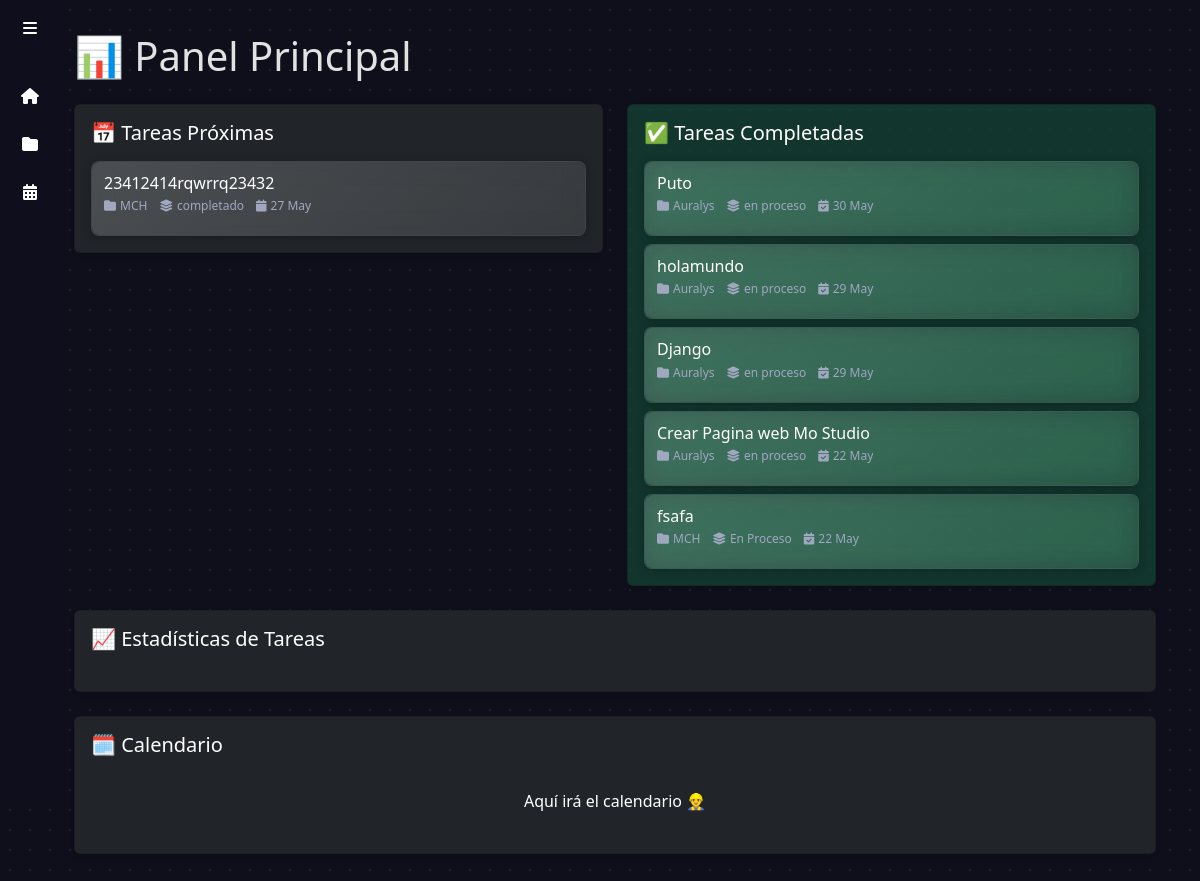
Page / (signed in) on the earlier database version.
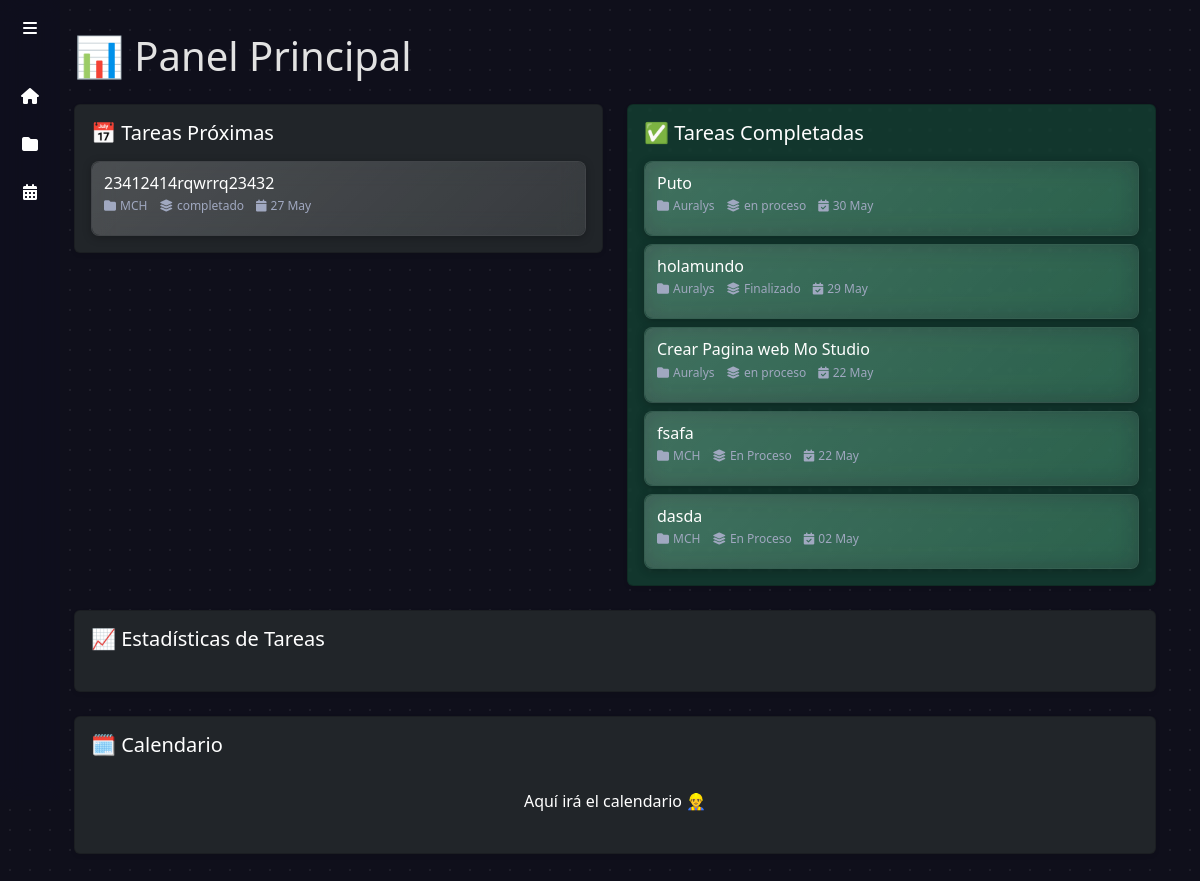
Same page on the later database version.
### tarea/models.py (models this page shows, shortened)
class Tarea(models.Model):
    PRIORIDADES = [
        ('baja', 'Baja'),
        ('media', 'Media'),
        ('alta', 'Alta'),
    ]
    visible_para_todos = models.BooleanField(default=False)
    titulo = models.CharField(max_length=255)
    descripcion = models.TextField()
    prioridad = models.CharField(max_length=10, choices=PRIORIDADES)
    fecha_creacion = models.DateTimeField(auto_now_add=True)
    fecha_vencimiento = models.DateField(null=True, blank=True)
    completada = models.BooleanField(default=False)
    columna = models.ForeignKey('Columna', on_delete=models.CASCADE, related_name='tareas')
    proyecto = models.ForeignKey(Proyecto, on_delete=models.CASCADE, related_name='tareas')
    asignado_a = models.ManyToManyField(User, related_name='tareas_asignadas')
    modificado_por = models.ForeignKey(User, on_delete=models.SET_NULL, null=True, related_name='tareas_modificadas')

class Columna(models.Model):
    nombre = models.CharField(max_length=100)
    color = models.CharField(max_length=7)
    proyecto = models.ForeignKey(Proyecto, on_delete=models.CASCADE, related_name='columnas')

### proyecto/models.py (models this page shows, shortened)
class Proyecto(models.Model):
    nombre = models.CharField(max_length=255)
    descripcion = models.TextField()
    usuarios_asignados = models.ManyToManyField(User, related_name='proyectos')

### proyecto/views.py (the view)
# urls.py: path('', inicio, name='inicio'),
@login_required
def inicio(request):
    hoy = timezone.now().date()
    tareas_proximas = Tarea.objects.filter(
        fecha_vencimiento__gte=hoy,
        fecha_vencimiento__lte=hoy + timedelta(days=7),
        completada=False
    ).filter(
        asignado_a=request.user
    ) | Tarea.objects.filter(
        visible_para_todos=True,
        completada=False
    )
    tareas_completadas = Tarea.objects.filter(
        completada=True
    ).order_by('-fecha_vencimiento')[:5]
    return render(request, 'inicio.html', {
        'tareas_proximas': tareas_proximas.distinct(),
        'tareas_completadas': tareas_completadas,
    })

### templates/inicio.html (shortened to what this page needs)
{% extends 'base.html' %}
{% block content %}
<div class="d-flex">
  <div class="flex-grow-1">
    <h1 class="mb-4">📊 Panel Principal</h1>
    <div class="row g-4">
      <div class="col-lg-6">
        <div class="card bg-dark text-white shadow-sm">
          <div class="card-body">
            <h5 class="card-title">📅 Tareas Próximas</h5>
            <div class="d-flex flex-column gap-2 mt-3">
              {% for tarea in tareas_proximas %}
              <div class="tarjeta">
                <h6 class="mb-1">{{ tarea.titulo }}</h6>
                <div class="tarjeta-meta">
                  <div class="tarjeta-meta-item" title="Proyecto">
                    <i class="fa-solid fa-folder"></i>
                    {{ tarea.proyecto.nombre }}
                  </div>
                  <div class="tarjeta-meta-item" title="Columna">
                    <i class="fa-solid fa-layer-group"></i>
                    {{ tarea.columna.nombre }}
                  </div>
                  <div class="tarjeta-meta-item" title="Fecha límite">
                    <i class="fa-solid fa-calendar"></i>
                    {{ tarea.fecha_vencimiento|date:"d M" }}
                  </div>
                </div>
              </div>
              {% empty %}
              <p class="text-muted mt-3">No hay tareas próximas.</p>
              {% endfor %}
            </div>
          </div>
        </div>
      </div>
      <div class="col-lg-6">
        <div class="card bg-success text-white shadow-sm">
          <div class="card-body">
            <h5 class="card-title">✅ Tareas Completadas</h5>
            <div class="d-flex flex-column gap-2 mt-3">
              {% for tarea in tareas_completadas %}
              <div class="tarjeta">
                <h6 class="mb-1">{{ tarea.titulo }}</h6>
                <div class="tarjeta-meta">
                  <div class="tarjeta-meta-item" title="Proyecto">
                    <i class="fa-solid fa-folder"></i>
                    {{ tarea.proyecto.nombre }}
                  </div>
                  <div class="tarjeta-meta-item" title="Columna">
                    <i class="fa-solid fa-layer-group"></i>
                    {{ tarea.columna.nombre }}
                  </div>
                  <div class="tarjeta-meta-item" title="Fecha límite">
                    <i class="fa-solid fa-calendar-check"></i>
                    {{ tarea.fecha_vencimiento|date:"d M" }}
                  </div>
                </div>
              </div>
              {% empty %}
              <p class="text-white-50 mt-3">No hay tareas completadas.</p>
              {% endfor %}
            </div>
          </div>
        </div>
      </div>
      <div class="col-12">
        <div class="card bg-dark text-white shadow-sm">
          <div class="card-body">
            <h5 class="card-title">📈 Estadísticas de Tareas</h5>
            <div id="chart-tareas" class="p-2"></div>
          </div>
        </div>
      </div>
      <div class="col-12">
        <div class="card bg-dark text-white shadow-sm">
          <div class="card-body">
            <h5 class="card-title">🗓️ Calendario</h5>
            <div id="calendar-placeholder" class="p-4 text-center">
              Aquí irá el calendario 👷‍♂️
            </div>
          </div>
        </div>
      </div>
    </div>
  </div>
</div>
{% endblock %}

Differences in the rows shown:
no longer on this page (row edited): Tarea: titulo "Django", proyecto.nombre "Auralys", columna.nombre "en proceso", fecha_vencimiento "29 May", shown under "✅ Tareas Completadas"
changed Tarea "holamundo": columna.nombre "en proceso" → "Finalizado"
now on this page (row unchanged): Tarea: titulo "dasda", proyecto.nombre "MCH", columna.nombre "En Proceso", fecha_vencimiento "02 May", shown under "✅ Tareas Completadas"
